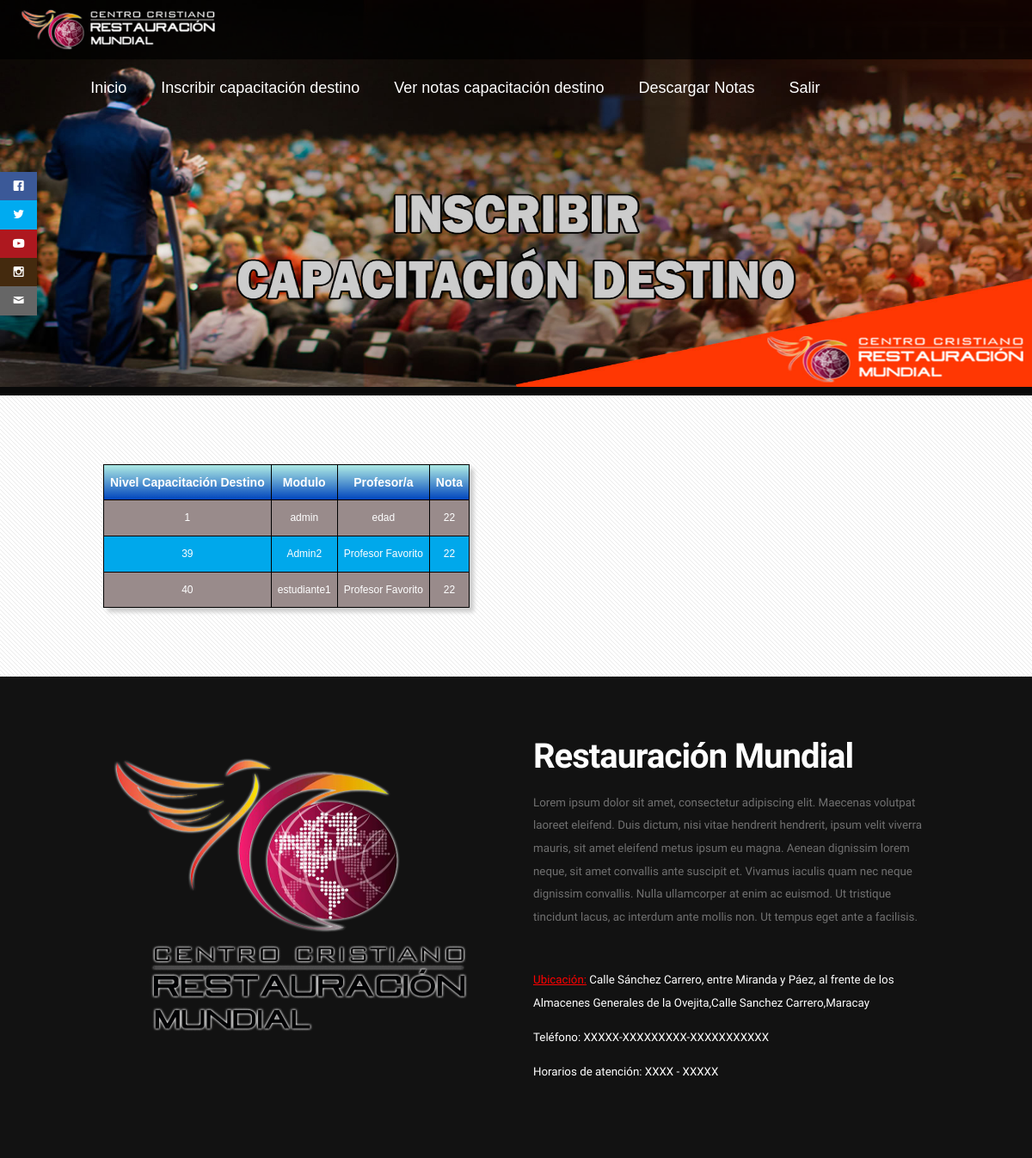
Page /notas.php (signed in) on the committed database.
### tables this page shows
CREATE TABLE `usuarios` (
  `cod_usu` int(10) NOT NULL,
  `nom_usu` varchar(50) NOT NULL,
  `cont_usu` varchar(50) NOT NULL,
  `niv_usu` int(11) NOT NULL,
  `ps_usu` varchar(100) NOT NULL,
  `rps_usu` varchar(50) NOT NULL
);

### formulario.php (called while the page is built, shortened)
<?php
$where="";
?>

### notas.php (the view, shortened to what this page needs)
<?php
include ("formulario.php");
?>
<!doctype html>
<html>
<head>
    <link rel="stylesheet" href="css/fonts.css" />
	</head>
<body>
<div class="social">
    <ul>
      <li><a href="https://www.facebook.com/restauramundial" target="_blank" class="icon-facebook"></a></li>
      <li><a href="http://www.twitter.com/" target="_blank" class="icon-twitter"></a></li>
      <li><a href="http://www.youtube.com/" target="_blank" class="icon-youtube"></a></li>
      <li><a href="http://www.instagram.com/" target="_blank" class="icon-instagram"></a></li>
      <li><a href="mailto:restauracionmundial@gmail.com" class="icon-mail"></a></li>
    </ul>
  </div>
    <header2>
    <div class="logo">
          <img src="images/logo.png" width="230" height="50">
        </div>
  <nav>
    <ul>
      <li><a href="index.php">Inicio</a></li>
            <li><a href="#">Inscribir capacitación destino</a></li>
            <li><a href="notas.php">Ver notas capacitación destino</a></li>
            <li><a href="descargar_notas">Descargar Notas</a></li>
            <li><a href="cierre.php">Salir</a></li>
    </ul>
  </nav>
    </header2>
    <div><img src="images/header/insc_cap_dest.jpg" width="100%" height="450"></div>
<div id="main">
			<div class="container">
				<div class="row">
	         <div class="Tablas" >
<div class="CSSTableGenerator" >
<table>
<?php
$sql="SELECT * FROM usuarios ".$where;
$cons=mysqli_query($enlace, $sql);
echo '<table>
<tr>
<td>Nivel Capacitación Destino</td><td>Modulo</td><td>Profesor/a</td><td>Nota</td>
</tr>';
while($datos=mysqli_fetch_assoc($cons)){
echo "<tr>";
echo "<td><center>".$datos['cod_usu']."</center></td>";
echo "<td><center>".$datos['nom_usu']."</center></td>";
echo "<td><center>".$datos['ps_usu']."</center></td>";
echo "<td><center>".$datos['rps_usu']."</center></td>";
}
?>
                 </table>
            </div>
</div>
				</div>
			</div>
		</div>
    <div id="footer">
      <div class="container">
        <div class="row">
          <img src="images/footer.png" width="500" height="350">
          <div class="6u">
            <section>
              <header>
                <h2>Restauración Mundial</h2>
              </header>
              <p>Lorem ipsum dolor sit amet, consectetur adipiscing elit. Maecenas volutpat laoreet eleifend. Duis dictum, nisi vitae hendrerit hendrerit, ipsum velit viverra mauris, sit amet eleifend metus ipsum eu magna. Aenean dignissim lorem neque, sit amet convallis ante suscipit et. Vivamus iaculis quam nec neque dignissim convallis. Nulla ullamcorper at enim ac euismod. Ut tristique tincidunt lacus, ac interdum ante mollis non. Ut tempus eget ante a facilisis.</p><br>
              <ul class="default">
                <li style="color:#FFF"><a href="#">Ubicación:</a> Calle Sánchez Carrero, entre Miranda y Páez, al frente de los Almacenes Generales de la Ovejita,Calle Sanchez Carrero,Maracay</li>
                <li style="color:#FFF">Teléfono: XXXXX-XXXXXXXXX-XXXXXXXXXXX</li>
                <li style="color:#FFF">Horarios de atención: XXXX - XXXXX</li>
              </ul>
            </section>
          </div>
        </div>
      </div>
    </div>
</body>
</html>

### css/style.css (style rules this page uses)
body { background: #090909; }
body,input,textarea,select { font-family: 'Oxygen', sans-serif; font-size: 13pt; line-height: 2em; }
h1,h2,h3,h4,h5,h6 { font-weight: bold; }
a { color: #FF0000; }
p, ul, ol, dl, table { margin-bottom: 1em; }
header h2 { letter-spacing: -1px; font-weight: 700; }
.social { position: fixed; left: 0; top: 200px; z-index: 2000; }
.social ul { list-style: none; }
.social ul li a { display: inline-block; color:#fff; background: #000; padding: 10px 15px; text-decoration: none; -webkit-transition:all 500ms ease; -o-transition:all 500ms ease; transition:all 500ms ease; }
.social ul li .icon-facebook { background:#3b5998; }
.social ul li .icon-twitter { background: #00abf0; }
.social ul li .icon-youtube { background: #ae181f; }
.social ul li .icon-instagram { background: #442A0E; }
.social ul li .icon-mail { background: #666666; }
section, article { margin-bottom: 3em; }
section > :last-child, article > :last-child { margin-bottom: 0; }
section:last-child, article:last-child { margin-bottom: 0; }
.CSSTableGenerator { margin:0px; padding:0px; width:100%; box-shadow: 5px 5px 5px 0px #CCCCCC; border:1px solid #000000; -moz-border-radius-bottomleft:0px; -webkit-border-bottom-left-radius:0px; border-bottom-left-radius:0px; -moz-border-radius-bottomright:0px; -webkit-border-bottom-right-radius:0px; border-bottom-right-radius:0px; -moz-border-radius-topright:0px; -webkit-border-top-right-radius:0px; border-top-right-radius:0px; -moz-border-radius-topleft:0px; -webkit-border-top-left-radius:0px; border-top-left-radius:0px; }
.CSSTableGenerator table { width:100%; height:100%; margin:0px;padding:0px; }
.CSSTableGenerator tr:last-child td:last-child { -moz-border-radius-bottomright:0px; -webkit-border-bottom-right-radius:0px; border-bottom-right-radius:0px; }
.CSSTableGenerator table tr:first-child td:first-child { -moz-border-radius-topleft:0px; -webkit-border-top-left-radius:0px; border-top-left-radius:0px; }
.CSSTableGenerator table tr:first-child td:last-child { -moz-border-radius-topright:0px; -webkit-border-top-right-radius:0px; border-top-right-radius:0px; }
.CSSTableGenerator tr:last-child td:first-child { -moz-border-radius-bottomleft:0px; -webkit-border-bottom-left-radius:0px; border-bottom-left-radius:0px; }
.CSSTableGenerator tr:nth-child(odd) { background-color:#00A8EB; }
.CSSTableGenerator tr:nth-child(even) { background-color:#998B8B; }
.CSSTableGenerator td { vertical-align:middle; border:1px solid #000000; border-width:0px 1px 1px 0px; text-align:left; padding:7px; font-size:12px; font-family:Arial; font-weight:normal; color: #FFFFFF; }
.CSSTableGenerator tr:last-child td { border-width:0px 1px 0px 0px; }
.CSSTableGenerator tr td:last-child { border-width:0px 0px 1px 0px; }
.CSSTableGenerator tr:last-child td:last-child { border-width:0px 0px 0px 0px; }
.CSSTableGenerator tr:first-child td { background:-o-linear-gradient(bottom, #A6E3E2 5%, #0045BD 100%); background:-webkit-gradient( linear, left top, left bottom, color-stop(0.05, #A6E3E2), color-stop(1, #0045BD) ); background:-moz-linear-gradient( center top, #A6E3E2 5%, #0045BD 100% ); filter:progid:DXImageTransform.Microsoft.gradient(startColorstr="#A6E3E2", endColorstr="#0045BD"); background: -o-linear-gradient(top,#A6E3E2,#0045BD); background-color:#A6E3E2; border:0px solid #000000; text-align:center; border-width:0px 0px 1px 1px; font-size:14px; font-family:Arial; font-weight:bold; color: #FFFFFF; }
.CSSTableGenerator tr:first-child td:first-child { border-width:0px 0px 1px 0px; }
.CSSTableGenerator tr:first-child td:last-child { border-width:0px 0px 1px 1px; }
ul.default { list-style: none; margin: 0; padding: 0; }
ul.default li { padding: 0.50em 0em; }
header2 { background: rgba(0,0,0,0.7); width: 100%; position: fixed; z-index: 100; height:69px; }
nav { margin-left:7.1%; float: left; }
nav ul { list-style: none; overflow: hidden; }
nav ul li { float: left; font-family:"Trebuchet MS", Arial, Helvetica, sans-serif; font-size: 18px; }
nav ul li a { display: block; padding: 20px; color: #fff; text-decoration: none; }
.logo { margin-top:0.75%; margin-left:2%; float:left; }
#main { position: relative; background: #fff url(images/overlay.png) repeat; }
#footer { position: relative; background: #121212; color: rgba(255,255,255,.4); }
#footer header h2 { color: #FFF; }

### css/style-desktop.css (style rules this page uses)
body,input,textarea,select { font-size: 11pt; }
header { margin-bottom: 2em; }
header h2 { font-size: 3em; }
#main { padding: 6em 0em; }
#footer { padding: 6em 0em; }

### rows in the picture
usuarios: cod_usu "1", nom_usu "admin", ps_usu "edad", rps_usu "22"
usuarios: cod_usu "39", nom_usu "Admin2", ps_usu "Profesor Favorito", rps_usu "22"
usuarios: cod_usu "40", nom_usu "estudiante1", ps_usu "Profesor Favorito", rps_usu "22"
